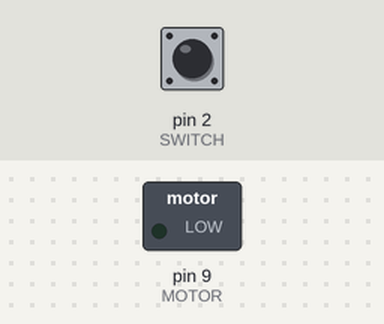
The sketch below on a simulated Arduino Uno, built with avr-gcc and run on an emulated ATmega328P. Parts: switched loads named in the sketch (green lamp = pin HIGH). The inputs (shaded band) are chosen by the test bench; at power-on: pin 2 (SWITCH) LOW.

Above: at 1.2 s.
1.3 s: pin 2 (SWITCH) pulled HIGH for 0.15 s
At 1.37 s:
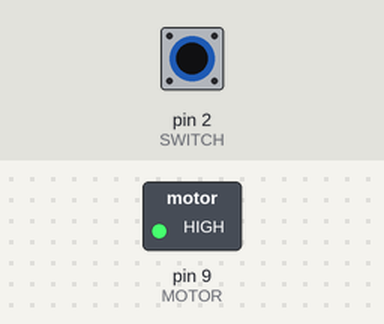
2.9 s: pin 2 (SWITCH) pulled HIGH for 3.2 s
At 6.5 s:
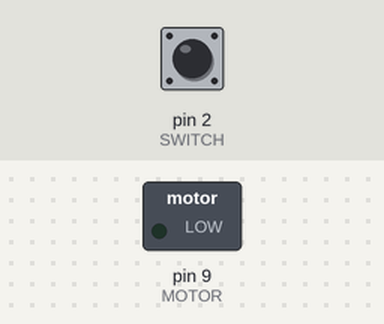
Timing chart, 0 to 8.0 s (numbered marks = the images above; inputs shaded):
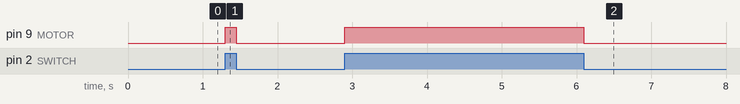

Measured:
- after the input at 1.3 s, pin 9 (MOTOR): LOW → HIGH at once, → LOW 0.15 s later
- after the input at 2.9 s, pin 9 (MOTOR): LOW → HIGH at once, → LOW 3.2 s later

The sketch:

DCMotor.ino
```cpp
// (licence header left out)
int SWITCH = 2;
int MOTOR = 9;


void setup()
{
  pinMode(SWITCH, INPUT);
  pinMode(MOTOR, OUTPUT);
}

void loop()
{
  if (digitalRead(SWITCH) == HIGH)
  {
    digitalWrite(MOTOR,HIGH);
  }
  else
  {
    digitalWrite(MOTOR,LOW);
  }
}
```
